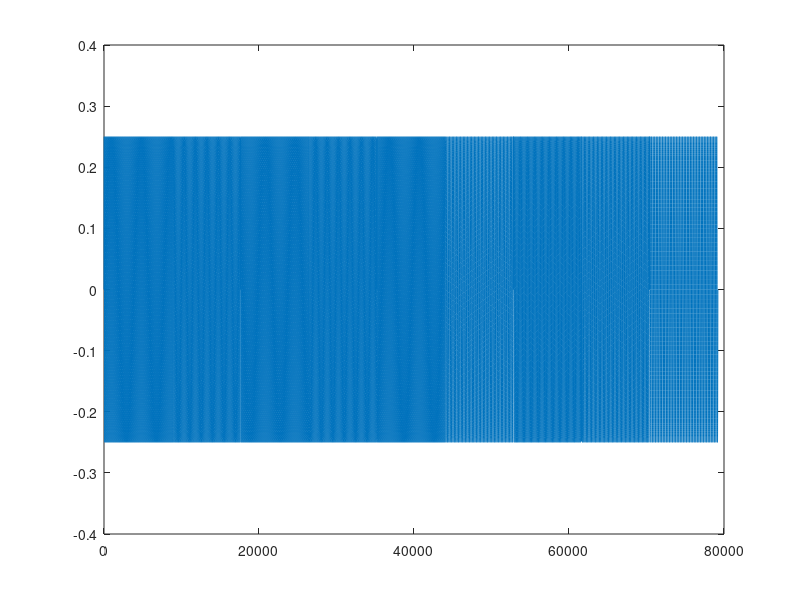

The MATLAB source for this figure:
% Let's create intro of fur elise,
% Intro of fur elise is comprised of these notes: E – D# – E – D# – E – B –
% D – C – A
% Frequencies of notes:
% E = 329.63
% D# = 311.13
% B = 246.94
% D = 293.66
% C = 261.63
% A = 220.00

% assume each of the notes will be played for 0.2 seconds
% there are 9 notes in total, which means in total, our wave will be 1.8
% seconds
srate = 44000;
note_sample = 0:1/srate:0.2
amplitude = 0.25;
e_note = amplitude*sin(note_sample * 2 * pi * 329.63);
dsharp_note =  amplitude*sin(note_sample * 2 * pi * 311.13);
b_note = amplitude*sin(note_sample * 2 * pi * 246.94);
d_note = amplitude*sin(note_sample * 2 * pi * 293.66);
c_note = amplitude*sin(note_sample * 2 * pi * 261.63);
a_note = amplitude*sin(note_sample * 2 * pi * 220.00);

% this is just concatenation
melody = [e_note dsharp_note e_note dsharp_note e_note b_note d_note c_note a_note];

plot(melody);

sound(melody, srate)

audiowrite("smp.wav", melody, srate);